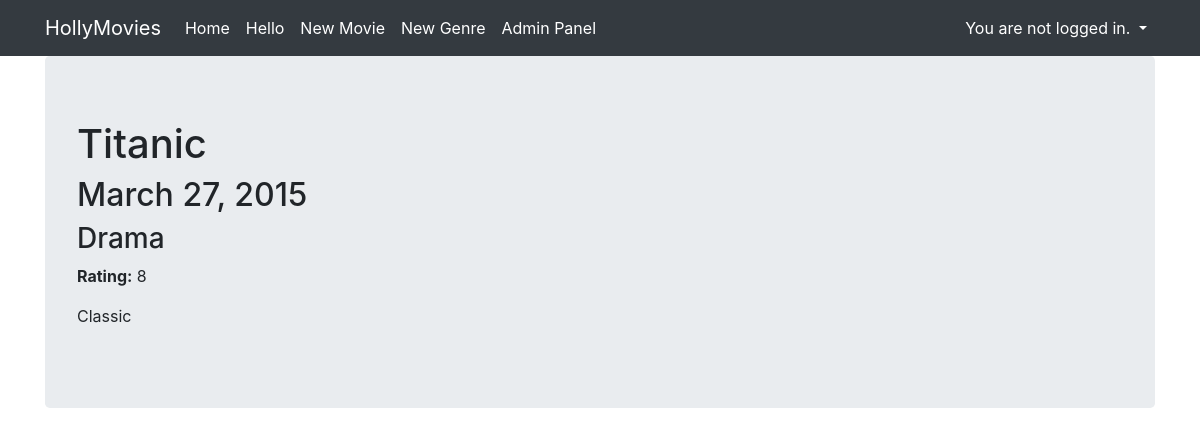
The app's page /movie/detail/4 with its own data.
### viewer/models.py (models this page shows, shortened)
class Movie(Model):
  title = CharField(max_length=128)
  genre = ForeignKey(Genre, on_delete=DO_NOTHING)
  rating = IntegerField()
  released = DateField()
  description = TextField()
  created = DateTimeField(auto_now_add=True)

class Genre(Model):
  name=CharField(max_length=128)
  def __str__(self):
    return self.name

### viewer/views.py (the view)
# urls.py: path('movie/detail/<pk>', MovieDetailView.as_view(), name='movie_detail'),
class MovieDetailView(DetailView):
    template_name = 'viewer/movie_detail.html'
    model = Movie
    success_url = reverse_lazy('movies')

### viewer/templates/viewer/movie_detail.html
{% extends "viewer/base.html" %}
{% block content %}
<h1>{{ object.title }}</h1>
<h2>{{ object.released }}</h2>
<h3>{{ object.genre}}</h3>
<p><strong>Rating:</strong> {{ object.rating }}</p>
<p>{{ object.description }}</p>
{% endblock %}

### records on screen
Movie: title "Titanic", released "March 27, 2015", genre "Drama", rating "8", description "Classic"
